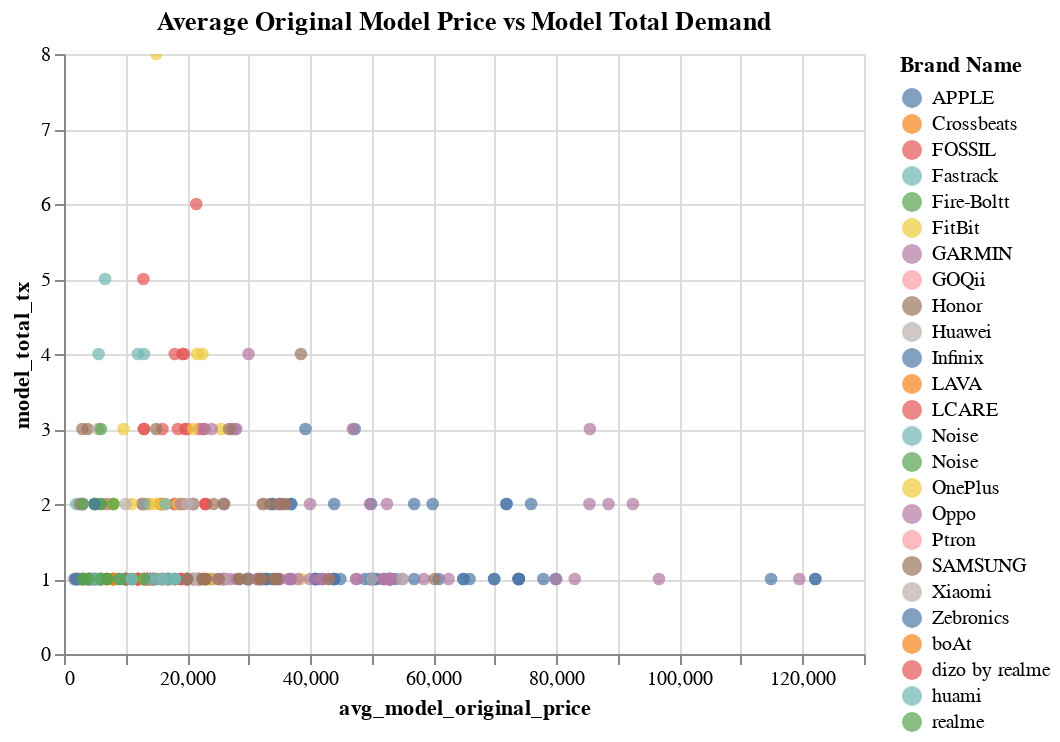

Write notebook code for a chart like this one.
### Code cell
alt.Chart(agg, title="Average Original Model Price vs Model Total Demand").mark_point(filled=True,size=40).encode(
    x='avg_model_original_price',
    y='model_total_tx',
    color='Brand Name',
    tooltip=['Brand Name', 'model_total_tx', 'avg_model_original_price']
).interactive()

### Figure 1 — Vega-Lite specification as saved in the notebook (floating-point values rounded to 4 significant figures; data arrays with more than 128 entries replaced by an {"elided": "..."} marker saying what was removed)
{"config": {"view": {"continuousWidth": 400, "continuousHeight": 300}}, "data": {"name": "data-1f5639a37aa1cb31e8e8e6f9e7bbb0d1"}, "mark": {"type": "point", "filled": true, "size": 40}, "encoding": {"color": {"field": "Brand Name", "type": "nominal"}, "tooltip": [{"field": "Brand Name", "type": "nominal"}, {"field": "model_total_tx", "type": "quantitative"}, {"field": "avg_model_original_price", "type": "quantitative"}], "x": {"field": "avg_model_original_price", "type": "quantitative"}, "y": {"field": "model_total_tx", "type": "quantitative"}}, "selection": {"selector006": {"type": "interval", "bind": "scales", "encodings": ["x", "y"]}}, "title": "Average Original Model Price vs Model Total Demand", "$schema": "https://vega.github.io/schema/vega-lite/v4.17.0.json", "datasets": {"data-1f5639a37aa1cb31e8e8e6f9e7bbb0d1": {"elided": "433 records"}}}
